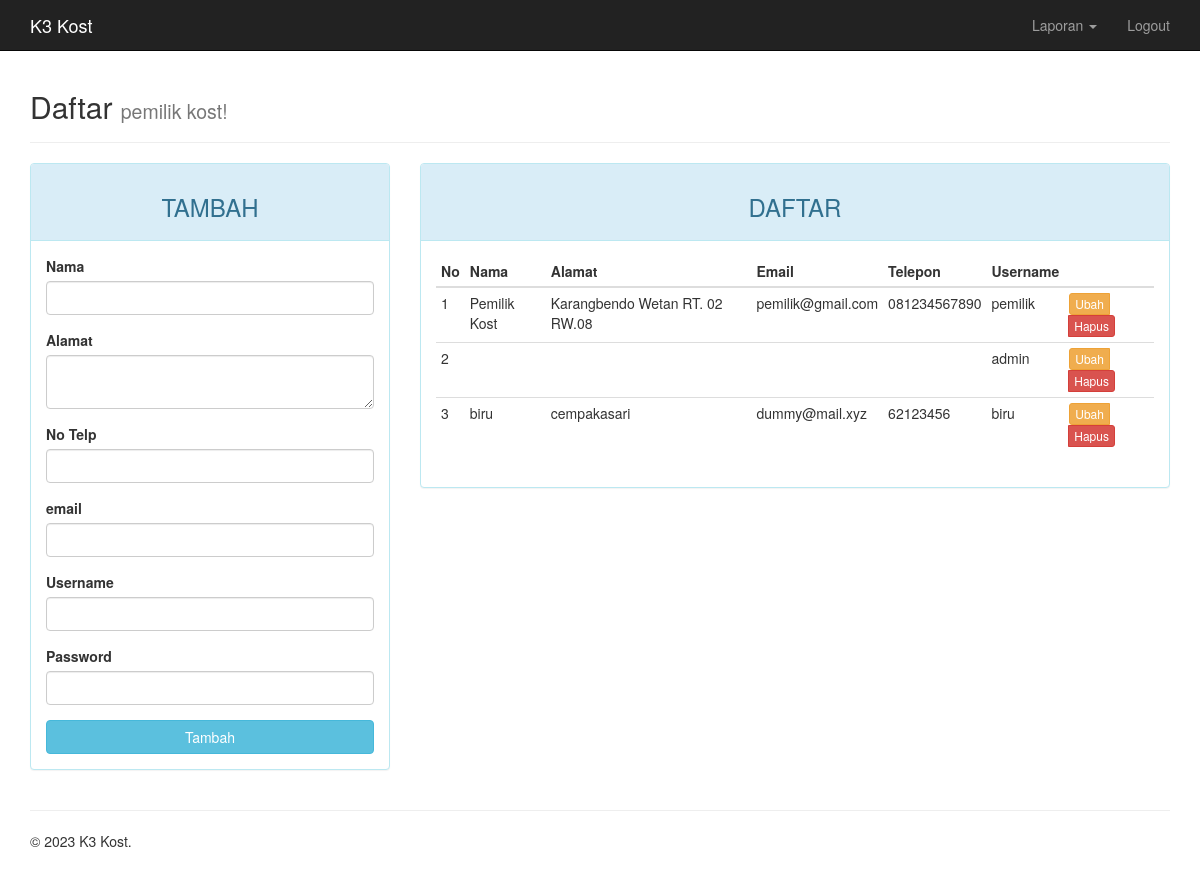
The page /EKOS/admin/index.php?page=pemilik (signed in) on the database its author committed.
### tables this page shows
CREATE TABLE `pemilik` (
  `id_pemilik` int(11) NOT NULL,
  `nama` varchar(20) NOT NULL,
  `alamat` varchar(30) NOT NULL,
  `telepon` varchar(12) NOT NULL,
  `email` varchar(30) NOT NULL,
  `username` varchar(20) NOT NULL,
  `password` varchar(60) NOT NULL
);

### EKOS/admin/page/pemilik.php (the view, shortened to what this page needs)
<?php
$update = (isset($_GET['action']) AND $_GET['action'] == 'update') ? true : false;
?>
<div class="container">
	<div class="page-header">
		<h2>Daftar <small>pemilik kost!</small></h2>
	</div>
	<div class="row">
		<div class="col-md-4">
	    <div class="panel panel-<?= ($update) ? "warning" : "info" ?>">
	      <div class="panel-heading"><h3 class="text-center"><?= ($update) ? "EDIT" : "TAMBAH" ?></h3></div>
				<div class="panel-body">
					<form action="<?=$_SERVER['REQUEST_URI']?>" method="POST">
						<div class="form-group">
							<label for="nama">Nama</label>
							<input type="text" name="nama" class="form-control" autofocus="on" <?= (!$update) ?: 'value="'.$row["nama"].'"' ?>>
						</div>
						<div class="form-group">
							<label for="alamat">Alamat</label>
							<textarea rows="2" name="alamat" class="form-control"><?= (!$update) ? "" : $row["alamat"] ?></textarea>
						</div>
						<div class="form-group">
							<label for="telepon">No Telp</label>
							<input type="text" name="telepon" class="form-control" <?= (!$update) ?: 'value="'.$row["telepon"].'"' ?>>
						</div>
						<div class="form-group">
							<label for="email">email</label>
							<input type="email" name="email" class="form-control" <?= (!$update) ?: 'value="'.$row["email"].'"' ?>>
						</div>
						<div class="form-group">
							<label for="username">Username</label>
							<input type="text" name="username" class="form-control" <?= (!$update) ?: 'value="'.$row["username"].'"' ?>>
						</div>
						<div class="form-group">
							<label for="password">Password</label>
							<input type="password" name="password" class="form-control">
						</div>
						<button type="submit" class="btn btn-<?= ($update) ? "warning" : "info" ?> btn-block"><?= ($update) ? "Ubah" : "Tambah" ?></button>
					</form>
				</div>
			</div>
		</div>
		<div class="col-md-8">
				<div class="panel panel-info">
					<div class="panel-heading"><h3 class="text-center">DAFTAR</h3></div>
					<div class="panel-body">
							<table class="table table-condensed">
									<thead>
											<tr>
													<th>No</th>
													<th>Nama</th>
													<th>Alamat</th>
													<th>Email</th>
													<th>Telepon</th>
													<th>Username</th>
													<th></th>
											</tr>
									</thead>
									<tbody>
											<?php $no = 1; ?>
											<?php if ($query = $connection->query("SELECT * FROM pemilik")): ?>
													<?php while($row = $query->fetch_assoc()): ?>
													<tr>
															<td><?=$no++?></td>
															<td><?=$row['nama']?></td>
															<td><?=$row['alamat']?></td>
															<td><?=$row['email']?></td>
															<td><?=$row['telepon']?></td>
															<td><?=$row['username']?></td>
															<td>
																<div class="btn-group">
																	<a href="?page=pemilik&action=update&key=<?=$row['id_pemilik']?>" class="btn btn-warning btn-xs">Ubah</a>
																	<a href="?page=pemilik&action=delete&key=<?=$row['id_pemilik']?>" class="btn btn-danger btn-xs">Hapus</a>
																</div>
															</td>
													</tr>
													<?php endwhile ?>
											<?php endif ?>
									</tbody>
							</table>
					</div>
			</div>
		</div>
	</div>
</div>

### EKOS/assets/css/jumbotron.css (style rules this page uses)
body { padding-top: 50px; padding-bottom: 20px; }

### rows shown on the page
pemilik: nama "Pemilik Kost", alamat "Karangbendo Wetan RT. 02 RW.08", email "pemilik@gmail.com", telepon "081234567890", username "pemilik"
pemilik: username "admin"
pemilik: nama "biru", alamat "cempakasari", email "dummy@mail.xyz", telepon "62123456", username "biru"
